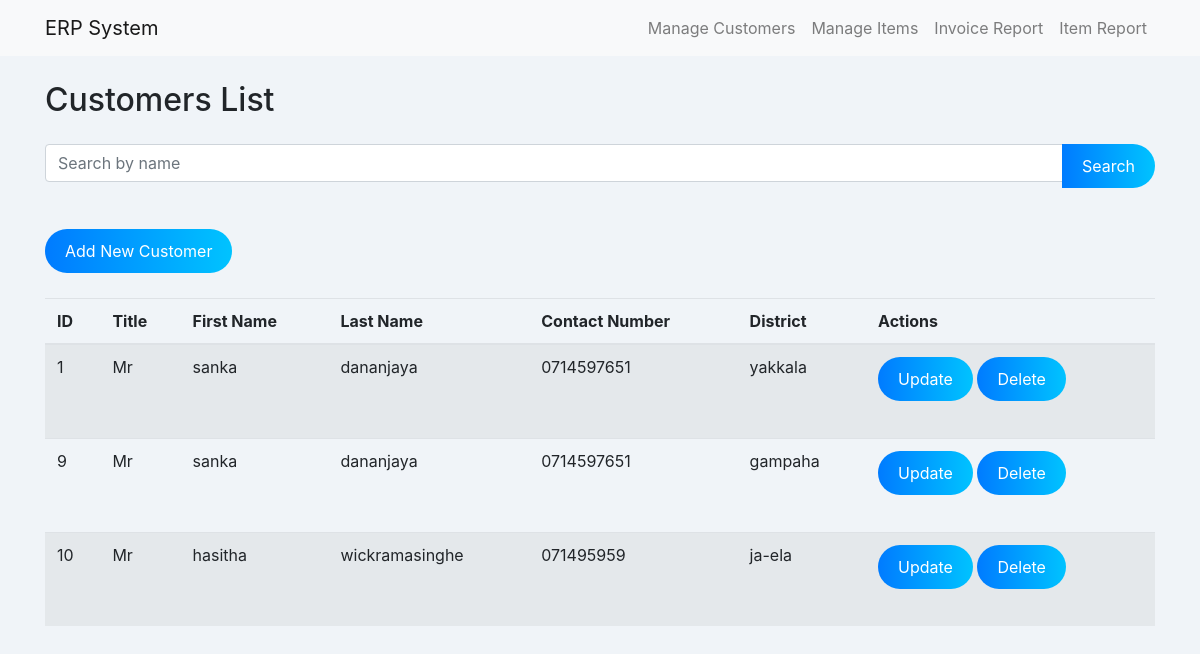
Page /customers/index.php on the committed database.
### tables this page shows
CREATE TABLE `customers` (
  `customer_id` int(11) NOT NULL,
  `title` varchar(10) DEFAULT NULL,
  `first_name` varchar(100) DEFAULT NULL,
  `last_name` varchar(100) DEFAULT NULL,
  `contact_number` varchar(15) DEFAULT NULL,
  `district` varchar(100) DEFAULT NULL
);

### customers/index.php (the view, shortened to what this page needs)
<?php
include('../includes/database.php');
include('../includes/navbar.php');
$searchTerm = '';
?>
<!DOCTYPE html>
<html lang="en">
<head>
    <link rel="stylesheet" href="../css/bootstrap.min.css">
    <link rel="stylesheet" href="../css/dashboard.css">
</head>
<body>
<div class="container">
    <h2>Customers List</h2>
    <form method="POST" class="mb-3">
        <div class="input-group">
            <input type="text" name="search_term" class="form-control" placeholder="Search by name" value="<?php echo htmlspecialchars($searchTerm); ?>">
            <div class="input-group-append">
                <button type="submit" name="search" class="btn btn-primary">Search</button>
            </div>
        </div>
    </form>
    <a href="add.php" class="btn btn-success">Add New Customer</a>
    <table class="table table-striped">
        <thead>
        <tr>
            <th>ID</th>
            <th>Title</th>
            <th>First Name</th>
            <th>Last Name</th>
            <th>Contact Number</th>
            <th>District</th>
            <th>Actions</th>
        </tr>
        </thead>
        <tbody>
        <?php
        $query = "SELECT * FROM customers";
        $stmt = $conn->prepare($query);
        $stmt->execute();
        $result = $stmt->get_result();
        while ($row = $result->fetch_assoc()) {
            echo "<tr>
                    <td>{$row['customer_id']}</td>
                    <td>{$row['title']}</td>
                    <td>{$row['first_name']}</td>
                    <td>{$row['last_name']}</td>
                    <td>{$row['contact_number']}</td>
                    <td>{$row['district']}</td>
                    <td>
                        <a href='update_customer.php?id={$row['customer_id']}' class='btn btn-primary'>Update</a>
                        <form action='delete_customer.php' method='POST' style='display:inline;'>
                            <input type='hidden' name='customer_id' value='{$row['customer_id']}'>
                            <button type='submit' class='btn btn-danger' onclick='return confirm(\"Are you sure you want to delete this customer?\");'>Delete</button>
                        </form>
                    </td>
                </tr>";
        }
        ?>
        </tbody>
    </table>
</div>
</body>
</html>

### includes/navbar.php (shortened to what this page needs)
<nav class="navbar navbar-expand-lg navbar-light bg-light">
    <div class="container">
        <a class="navbar-brand" href="../dashboard.php">ERP System</a>
        <div class="collapse navbar-collapse" id="navbarNav">
            <ul class="navbar-nav ml-auto">
                <li class="nav-item">
                    <a class="nav-link" href="../customers/index.php">Manage Customers</a>
                </li>
                <li class="nav-item">
                    <a class="nav-link" href="../items/index.php">Manage Items</a>
                </li>
                <li class="nav-item">
                    <a class="nav-link" href="../reports/invoice_report.php">Invoice Report</a>
                </li>
                <li class="nav-item">
                    <a class="nav-link" href="../reports/item_report.php">Item Report</a>
                </li>
            </ul>
        </div>
    </div>
</nav>

### css/dashboard.css (style rules this page uses)
body { background-color: #f0f4f8; }
h2 { margin: 25px 0; }
.btn { font-size: 16px; padding: 10px 20px; border-radius: 50px; background: linear-gradient(90deg, #007bff, #00c3ff); border: none; color: white; transition: background 0.3s ease; margin-bottom: 25px; }

### rows in the picture
customers: customer_id "1", title "Mr", first_name "sanka", last_name "dananjaya", contact_number "0714597651", district "yakkala"
customers: customer_id "9", title "Mr", first_name "sanka", last_name "dananjaya", contact_number "0714597651", district "gampaha"
customers: customer_id "10", title "Mr", first_name "hasitha", last_name "wickramasinghe", contact_number "071495959", district "ja-ela"
